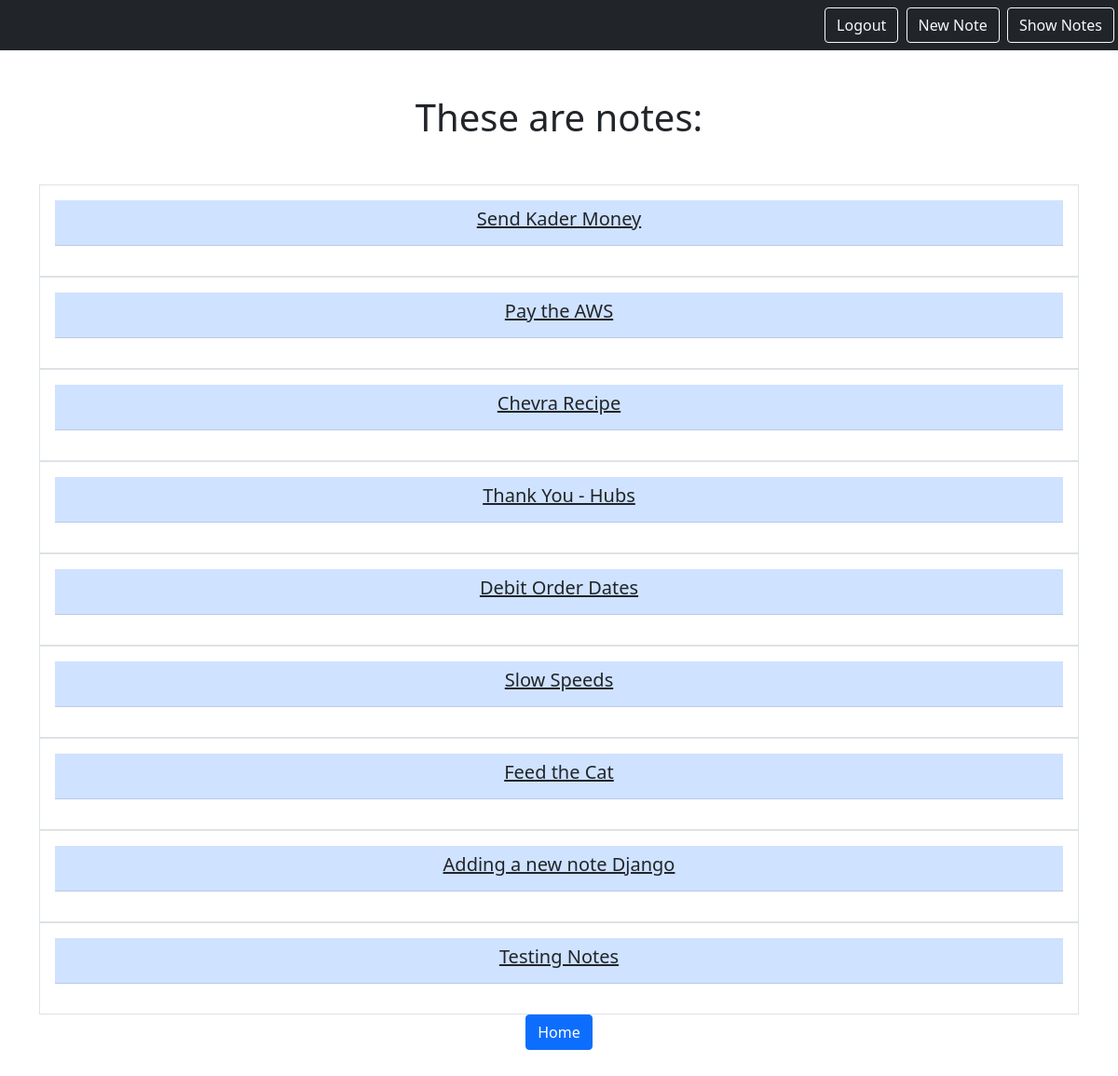
/smart/notes (signed in), run on an earlier commit of the app's database.
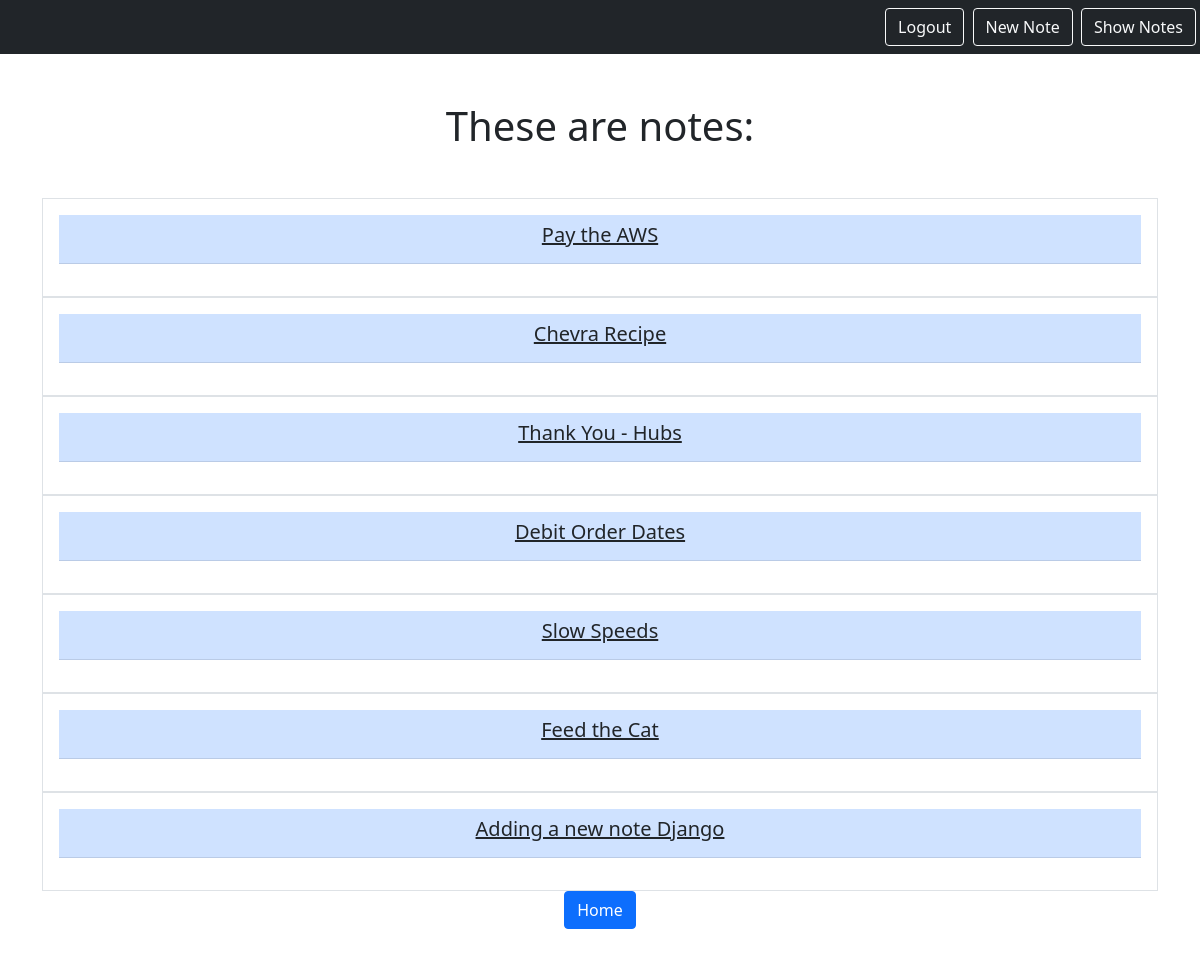
And on a later commit of the database.
### notes/models.py (models this page shows)
class Notes(models.Model):
    title = models.CharField(max_length=200)
    text = models.TextField()
    created = models.DateTimeField(auto_now_add=True)
    user = models.ForeignKey(User, on_delete=models.CASCADE, related_name="notes")

### notes/views.py (the view)
# urls.py: path('notes', views.NotesListView.as_view(), name="notes.list"),
class NotesListView(LoginRequiredMixin, ListView):
    model = Notes
    context_object_name = "notes"
    template_name = "notes/notes_list.html"
    login_url = "/login"
    def get_queryset(self):
        return self.request.user.notes.all()

### notes/templates/notes/notes_list.html (shortened to what this page needs)
{% extends "base.html" %} {% block content %}
<h1 class="my-5">These are notes:</h1>
<div class="row row-cols3 g-2">
  {% for note in notes %}
  <div class="col">
    <div class="p-3 border">
      <table class="table table-primary">
    </div>
    <tr>
    <td><a href="{% url 'notes.detail' pk=note.id %}" class="text-dark text-decoration-non"><h5>{{note.title}}</h5></a></td>
    </tr>
  </div>
  {% endfor %}
</div>
<a href="{% url 'home' %}" class="btn btn-primary">Home</a>
{% endblock %}

What changed in the data, as far as the page shows it:
removed Notes: title "Send Kader Money"
removed Notes: title "Testing Notes"
